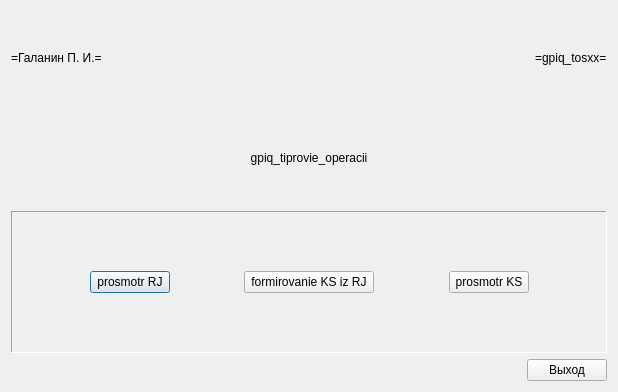
<?xml version="1.0" encoding="UTF-8"?>
<ui version="4.0">
 <class>gpiq_rjtks</class>
 <widget class="QDialog" name="gpiq_rjtks">
  <property name="windowModality">
   <enum>Qt::ApplicationModal</enum>
  </property>
  <property name="geometry">
   <rect>
    <x>0</x>
    <y>0</y>
    <width>618</width>
    <height>392</height>
   </rect>
  </property>
  <property name="windowTitle">
   <string>gpiq_rjtks</string>
  </property>
  <layout class="QVBoxLayout" name="verticalLayout">
   <item>
    <layout class="QHBoxLayout" name="horizontalLayout">
     <item>
      <widget class="QLabel" name="gpiq_rjtks_xxsma_l">
       <property name="text">
        <string>=Галанин П. И.=</string>
       </property>
      </widget>
     </item>
     <item>
      <spacer name="horizontalSpacer_4">
       <property name="orientation">
        <enum>Qt::Horizontal</enum>
       </property>
       <property name="sizeHint" stdset="0">
        <size>
         <width>40</width>
         <height>20</height>
        </size>
       </property>
      </spacer>
     </item>
     <item>
      <widget class="QLabel" name="gpiq_rjtks_xxprg_l">
       <property name="text">
        <string>=gpiq_tosxx=</string>
       </property>
      </widget>
     </item>
    </layout>
   </item>
   <item>
    <widget class="QLabel" name="gpiq_rjtks_xxtitle_l">
     <property name="text">
      <string>gpiq_tiprovie_operacii</string>
     </property>
     <property name="alignment">
      <set>Qt::AlignCenter</set>
     </property>
    </widget>
   </item>
   <item>
    <widget class="QFrame" name="gpiq_rjtks_b1">
     <property name="frameShape">
      <enum>QFrame::Panel</enum>
     </property>
     <property name="frameShadow">
      <enum>QFrame::Sunken</enum>
     </property>
     <property name="lineWidth">
      <number>1</number>
     </property>
     <property name="midLineWidth">
      <number>1</number>
     </property>
     <layout class="QGridLayout" name="gridLayout_2">
      <item row="0" column="0">
       <layout class="QHBoxLayout" name="horizontalLayout_5">
        <property name="topMargin">
         <number>50</number>
        </property>
        <property name="bottomMargin">
         <number>50</number>
        </property>
        <item>
         <spacer name="horizontalSpacer">
          <property name="orientation">
           <enum>Qt::Horizontal</enum>
          </property>
          <property name="sizeHint" stdset="0">
           <size>
            <width>40</width>
            <height>20</height>
           </size>
          </property>
         </spacer>
        </item>
        <item>
         <widget class="QPushButton" name="gpiq_rjtks_gridrj_c">
          <property name="text">
           <string>prosmotr RJ</string>
          </property>
         </widget>
        </item>
        <item>
         <spacer name="horizontalSpacer_2">
          <property name="orientation">
           <enum>Qt::Horizontal</enum>
          </property>
          <property name="sizeHint" stdset="0">
           <size>
            <width>40</width>
            <height>20</height>
           </size>
          </property>
         </spacer>
        </item>
        <item>
         <widget class="QPushButton" name="gpiq_rjtks_wk_c">
          <property name="text">
           <string> formirovanie KS iz RJ </string>
          </property>
         </widget>
        </item>
        <item>
         <spacer name="horizontalSpacer_7">
          <property name="orientation">
           <enum>Qt::Horizontal</enum>
          </property>
          <property name="sizeHint" stdset="0">
           <size>
            <width>40</width>
            <height>20</height>
           </size>
          </property>
         </spacer>
        </item>
        <item>
         <widget class="QPushButton" name="gpiq_rjtks_gridks_c">
          <property name="text">
           <string>prosmotr KS</string>
          </property>
         </widget>
        </item>
        <item>
         <spacer name="horizontalSpacer_3">
          <property name="orientation">
           <enum>Qt::Horizontal</enum>
          </property>
          <property name="sizeHint" stdset="0">
           <size>
            <width>40</width>
            <height>20</height>
           </size>
          </property>
         </spacer>
        </item>
       </layout>
      </item>
     </layout>
    </widget>
   </item>
   <item>
    <layout class="QHBoxLayout" name="horizontalLayout_2">
     <item>
      <spacer name="horizontalSpacer_5">
       <property name="orientation">
        <enum>Qt::Horizontal</enum>
       </property>
       <property name="sizeHint" stdset="0">
        <size>
         <width>40</width>
         <height>20</height>
        </size>
       </property>
      </spacer>
     </item>
     <item>
      <widget class="QPushButton" name="gpiq_rjtks_exit_c">
       <property name="text">
        <string>Выход</string>
       </property>
      </widget>
     </item>
    </layout>
   </item>
  </layout>
 </widget>
 <resources/>
 <connections/>
</ui>
